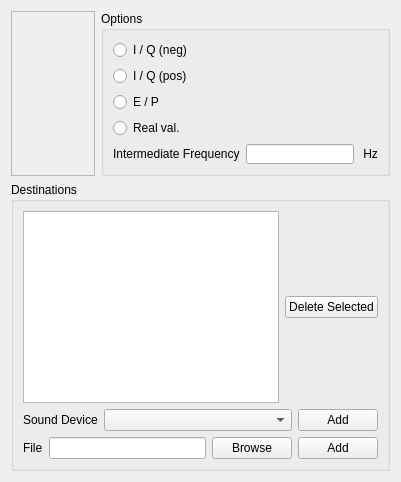
      <widget class="QWidget" name="COFDM" >
       <attribute name="title" >
        <string>COFDM</string>
       </attribute>
       <layout class="QGridLayout" name="gridLayout_9" >
        <item row="0" column="0" >
         <widget class="QFrame" name="frame" >
          <property name="frameShape" >
           <enum>QFrame::StyledPanel</enum>
          </property>
          <property name="frameShadow" >
           <enum>QFrame::Raised</enum>
          </property>
          <layout class="QGridLayout" name="gridLayout_6" >
           <item row="0" column="0" >
            <widget class="QwtPlot" name="plot" >
             <property name="sizePolicy" >
              <sizepolicy vsizetype="Maximum" hsizetype="Maximum" >
               <horstretch>0</horstretch>
               <verstretch>0</verstretch>
              </sizepolicy>
             </property>
            </widget>
           </item>
          </layout>
         </widget>
        </item>
        <item row="0" column="1" >
         <widget class="QGroupBox" name="groupBoxOutput" >
          <property name="whatsThis" >
           <string>&lt;!DOCTYPE HTML PUBLIC "-//W3C//DTD HTML 4.0//EN" "http://www.w3.org/TR/REC-html40/strict.dtd">&#xd;
&lt;html>&lt;head>&lt;meta name="qrichtext" content="1" />&lt;style type="text/css">&#xd;
p, li { white-space: pre-wrap; }&#xd;
&lt;/style>&lt;/head>&lt;body style=" font-family:'MS Shell Dlg 2'; font-size:8.25pt; font-weight:400; font-style:normal;">&#xd;
&lt;p style=" margin-top:0px; margin-bottom:0px; margin-left:0px; margin-right:0px; -qt-block-indent:0; text-indent:0px;">&lt;span style=" font-weight:600;">Output format:&lt;/span> Since the sound-card outputs signals in stereo format, it is possible to output the DRM signal in three formats: &lt;/p>&#xd;
&lt;ul style="-qt-list-indent: 1;">&lt;li style=" margin-top:12px; margin-bottom:0px; margin-left:0px; margin-right:0px; -qt-block-indent:0; text-indent:0px;">&lt;span style=" font-weight:600;">real valued&lt;/span> output on both, left and right, sound-card channels&lt;/li>&#xd;
&lt;li style=" margin-top:0px; margin-bottom:12px; margin-left:0px; margin-right:0px; -qt-block-indent:0; text-indent:0px;">&lt;span style=" font-weight:600;">E/P&lt;/span> output which is the envelope and phase on separate channels. This output type cannot be used if the Dream transmitter is compiled with a sound-card sample rate of 48 kHz since the spectrum of these components exceed the bandwidth of 20 kHz. The envelope signal is output on the left channel and the phase is output on the right channel.&lt;/li>&#xd;
&lt;li style=" margin-top:0px; margin-bottom:12px; margin-left:0px; margin-right:0px; -qt-block-indent:0; text-indent:0px;">&lt;span style=" font-weight:600;">I/Q &lt;/span>output which is the in-phase and quadrature component of the complex base-band signal at the desired IF. In-phase is output on the left channel and quadrature on the right channel.&lt;/li>&lt;/ul>&lt;/body>&lt;/html></string>
          </property>
          <property name="title" >
           <string>Options</string>
          </property>
          <layout class="QGridLayout" name="gridLayout_7" >
           <item row="0" column="0" >
            <layout class="QVBoxLayout" name="verticalLayout_3" >
             <item>
              <widget class="QRadioButton" name="RadioButtonOutIQNeg" >
               <property name="sizePolicy" >
                <sizepolicy vsizetype="Preferred" hsizetype="Preferred" >
                 <horstretch>0</horstretch>
                 <verstretch>0</verstretch>
                </sizepolicy>
               </property>
               <property name="text" >
                <string>I / Q (neg)</string>
               </property>
               <property name="buttonGroupId" stdset="0" >
                <number>0</number>
               </property>
              </widget>
             </item>
             <item>
              <widget class="QRadioButton" name="RadioButtonOutIQPos" >
               <property name="sizePolicy" >
                <sizepolicy vsizetype="Preferred" hsizetype="Preferred" >
                 <horstretch>0</horstretch>
                 <verstretch>0</verstretch>
                </sizepolicy>
               </property>
               <property name="text" >
                <string>I / Q (pos)</string>
               </property>
               <property name="buttonGroupId" stdset="0" >
                <number>2</number>
               </property>
              </widget>
             </item>
             <item>
              <widget class="QRadioButton" name="RadioButtonOutEP" >
               <property name="sizePolicy" >
                <sizepolicy vsizetype="Preferred" hsizetype="Preferred" >
                 <horstretch>0</horstretch>
                 <verstretch>0</verstretch>
                </sizepolicy>
               </property>
               <property name="text" >
                <string>E / P</string>
               </property>
               <property name="buttonGroupId" stdset="0" >
                <number>3</number>
               </property>
              </widget>
             </item>
             <item>
              <widget class="QRadioButton" name="RadioButtonOutReal" >
               <property name="sizePolicy" >
                <sizepolicy vsizetype="Preferred" hsizetype="Preferred" >
                 <horstretch>0</horstretch>
                 <verstretch>0</verstretch>
                </sizepolicy>
               </property>
               <property name="text" >
                <string>Real val.</string>
               </property>
              </widget>
             </item>
            </layout>
           </item>
           <item row="1" column="0" >
            <layout class="QHBoxLayout" name="horizontalLayout_7" >
             <item>
              <widget class="QLabel" name="TextLabelIF" >
               <property name="text" >
                <string>Intermediate Frequency</string>
               </property>
               <property name="wordWrap" >
                <bool>false</bool>
               </property>
               <property name="indent" >
                <number>-1</number>
               </property>
              </widget>
             </item>
             <item>
              <widget class="QLineEdit" name="LineEditSndCrdIF" >
               <property name="sizePolicy" >
                <sizepolicy vsizetype="Fixed" hsizetype="Fixed" >
                 <horstretch>0</horstretch>
                 <verstretch>20</verstretch>
                </sizepolicy>
               </property>
               <property name="minimumSize" >
                <size>
                 <width>70</width>
                 <height>0</height>
                </size>
               </property>
               <property name="maximumSize" >
                <size>
                 <width>32767</width>
                 <height>20</height>
                </size>
               </property>
              </widget>
             </item>
             <item>
              <widget class="QLabel" name="TextLabelIFUnit" >
               <property name="text" >
                <string> Hz</string>
               </property>
               <property name="wordWrap" >
                <bool>false</bool>
               </property>
               <property name="indent" >
                <number>-1</number>
               </property>
              </widget>
             </item>
            </layout>
           </item>
          </layout>
         </widget>
        </item>
        <item row="1" column="0" colspan="2" >
         <widget class="QGroupBox" name="groupBox" >
          <property name="title" >
           <string>Destinations</string>
          </property>
          <layout class="QGridLayout" name="gridLayout_10" >
           <item row="0" column="0" >
            <widget class="QTreeView" name="treeViewCOFDMOutputs" >
             <property name="rootIsDecorated" >
              <bool>false</bool>
             </property>
             <property name="allColumnsShowFocus" >
              <bool>true</bool>
             </property>
            </widget>
           </item>
           <item row="0" column="1" >
            <widget class="QPushButton" name="PushButtonCOFDMDeleteSelected" >
             <property name="text" >
              <string>Delete Selected</string>
             </property>
            </widget>
           </item>
           <item row="1" column="0" colspan="2" >
            <layout class="QHBoxLayout" name="horizontalLayout_12" >
             <item>
              <widget class="QLabel" name="TextLabel1_2" >
               <property name="text" >
                <string>Sound Device</string>
               </property>
               <property name="wordWrap" >
                <bool>false</bool>
               </property>
              </widget>
             </item>
             <item>
              <layout class="QHBoxLayout" name="_33" >
               <item>
                <widget class="QComboBox" name="ComboBoxCOFDMdest" >
                 <property name="sizePolicy" >
                  <sizepolicy vsizetype="Fixed" hsizetype="Expanding" >
                   <horstretch>0</horstretch>
                   <verstretch>0</verstretch>
                  </sizepolicy>
                 </property>
                </widget>
               </item>
              </layout>
             </item>
             <item>
              <widget class="QPushButton" name="PushButtonCOFDMAddAudio" >
               <property name="text" >
                <string>Add</string>
               </property>
              </widget>
             </item>
            </layout>
           </item>
           <item row="2" column="0" colspan="2" >
            <layout class="QHBoxLayout" name="horizontalLayout_11" >
             <item>
              <layout class="QHBoxLayout" name="_34" >
               <item>
                <widget class="QLabel" name="TextLabel1_6_2_2" >
                 <property name="text" >
                  <string>File</string>
                 </property>
                 <property name="wordWrap" >
                  <bool>false</bool>
                 </property>
                </widget>
               </item>
               <item>
                <widget class="QLineEdit" name="LineEditCOFDMOutputFile" >
                 <property name="maximumSize" >
                  <size>
                   <width>256</width>
                   <height>32767</height>
                  </size>
                 </property>
                </widget>
               </item>
               <item>
                <widget class="QPushButton" name="PushButtonCOFDMBrowse" >
                 <property name="text" >
                  <string>Browse</string>
                 </property>
                </widget>
               </item>
              </layout>
             </item>
             <item>
              <widget class="QPushButton" name="PushButtonCOFDMAddFile" >
               <property name="text" >
                <string>Add</string>
               </property>
              </widget>
             </item>
            </layout>
           </item>
          </layout>
         </widget>
        </item>
       </layout>
      </widget>
